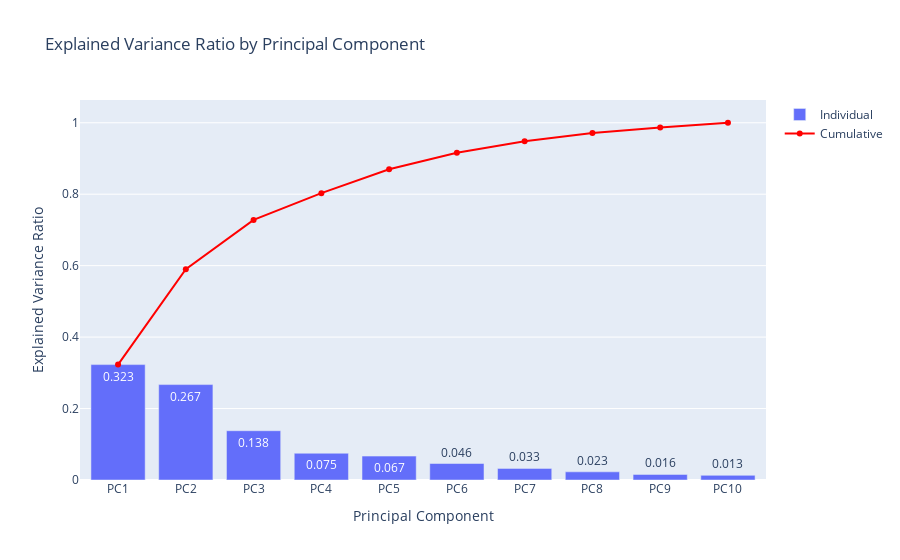

Notebook source saved alongside this figure:
### Markdown cell above
## Détermination du nombre optimal de composantes

En se basant sur l'analyse de la variance expliquée ci-dessus, nous pouvons choisir le nombre optimal de composantes. Nous cherchons typiquement à capturer 80-90% de la variance tout en gardant un nombre de composantes gérable.

### Code cell
# Fit PCA with maximum number of components
pca_var = PCA(n_components=len(features_for_pca))
pca_var.fit(X_scaled)

# Calculate explained variance and cumulative explained variance
explained_variance = pca_var.explained_variance_ratio_
cumulative_variance = np.cumsum(explained_variance)

# Create DataFrame for visualization
variance_df = pd.DataFrame({
    'Component': [f'PC{i+1}' for i in range(len(explained_variance))],
    'Explained_Variance': explained_variance,
    'Cumulative_Variance': cumulative_variance
})

# Plot explained variance
fig = go.Figure()

# Bar plot for individual explained variance
fig.add_trace(
    go.Bar(
        x=variance_df['Component'],
        y=variance_df['Explained_Variance'],
        name='Individual',
        text=variance_df['Explained_Variance'].round(3),
        textposition='auto',
    )
)

# Line plot for cumulative explained variance
fig.add_trace(
    go.Scatter(
        x=variance_df['Component'],
        y=variance_df['Cumulative_Variance'],
        name='Cumulative',
        line=dict(color='red'),
        mode='lines+markers'
    )
)

fig.update_layout(
    title='Explained Variance Ratio by Principal Component',
    xaxis_title='Principal Component',
    yaxis_title='Explained Variance Ratio',
    showlegend=True
)

fig.show()

### Figure 1 — Plotly figure (JSON) as saved in the notebook; plotly's stock layout.template omitted (floating-point values rounded to 4 significant figures)
{"data": [{"name": "Individual", "text": [0.323, 0.267, 0.138, 0.075, 0.067, 0.046, 0.033, 0.023, 0.016, 0.013], "textposition": "auto", "type": "bar", "x": ["PC1", "PC2", "PC3", "PC4", "PC5", "PC6", "PC7", "PC8", "PC9", "PC10"], "y": [0.323, 0.2671, 0.1379, 0.07488, 0.06691, 0.04619, 0.03253, 0.02284, 0.01563, 0.01303]}, {"line": {"color": "red"}, "mode": "lines+markers", "name": "Cumulative", "type": "scatter", "x": ["PC1", "PC2", "PC3", "PC4", "PC5", "PC6", "PC7", "PC8", "PC9", "PC10"], "y": [0.323, 0.5901, 0.728, 0.8029, 0.8698, 0.916, 0.9485, 0.9713, 0.987, 1.0]}], "layout": {"showlegend": true, "title": {"text": "Explained Variance Ratio by Principal Component"}, "xaxis": {"title": {"text": "Principal Component"}}, "yaxis": {"title": {"text": "Explained Variance Ratio"}}}}
